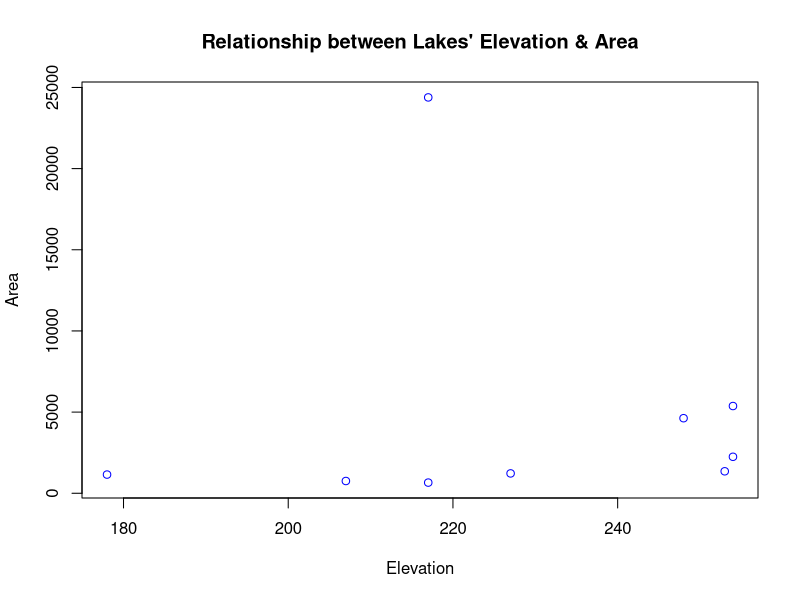
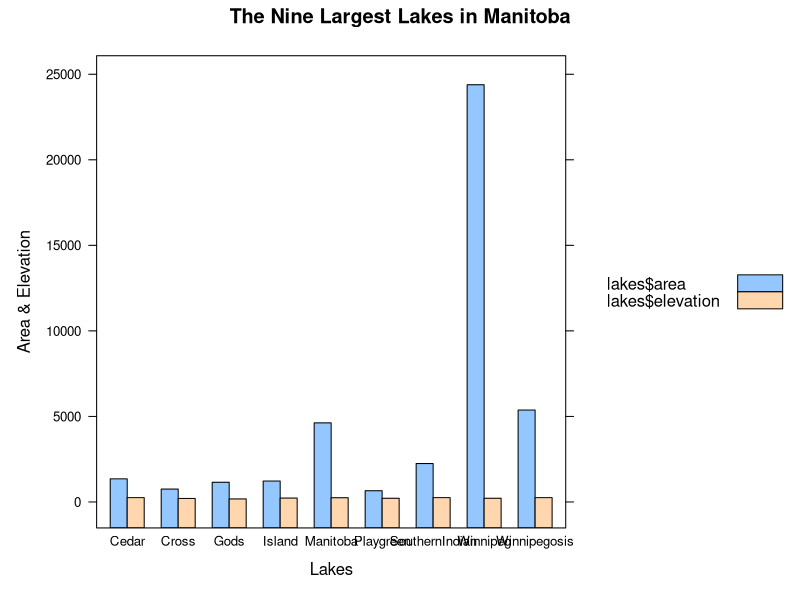
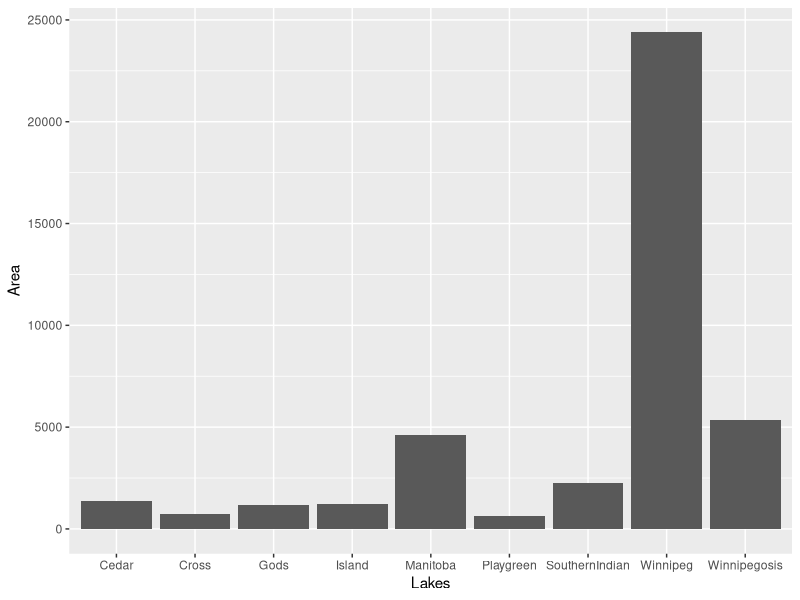

Generate these figures, in order, with R:
library(lattice)
library(ggplot2)
library(reshape2)
lakes <- read.csv("Lakes.csv", TRUE, ",")
plot(lakes$elevation, lakes$area, main="Relationship between Lakes' Elevation & Area", xlab = "Elevation", ylab="Area", type="p", col="blue")
barchart(lakes$area+lakes$elevation~lakes$Lakes, lakes, main="The Nine Largest Lakes in Manitoba", ylab="Area & Elevation", xlab="Lakes", auto.key=TRUE)
lbc <- ggplot(data=lakes, aes(x = lakes$Lakes, y= lakes$area))
lbc <- lbc + geom_bar(stat="identity") + labs(x = "Lakes", y="Area")
lbc